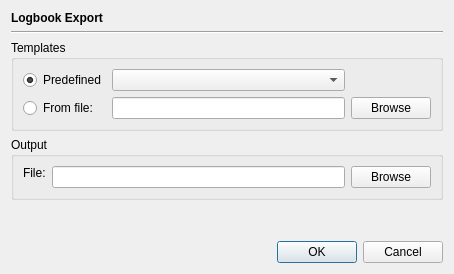
<?xml version="1.0" encoding="UTF-8"?>
<ui version="4.0">
 <class>LogbookExportDialog</class>
 <widget class="QDialog" name="LogbookExportDialog">
  <property name="geometry">
   <rect>
    <x>0</x>
    <y>0</y>
    <width>454</width>
    <height>274</height>
   </rect>
  </property>
  <property name="windowTitle">
   <string>Dialog</string>
  </property>
  <layout class="QVBoxLayout" name="verticalLayout">
   <item>
    <widget class="QLabel" name="label">
     <property name="font">
      <font>
       <bold>true</bold>
      </font>
     </property>
     <property name="text">
      <string>Logbook Export</string>
     </property>
    </widget>
   </item>
   <item>
    <widget class="Line" name="line">
     <property name="orientation">
      <enum>Qt::Orientation::Horizontal</enum>
     </property>
    </widget>
   </item>
   <item>
    <widget class="QGroupBox" name="groupBox">
     <property name="title">
      <string>Templates</string>
     </property>
     <layout class="QGridLayout" name="gridLayout_2">
      <item row="1" column="0">
       <widget class="QRadioButton" name="fromFileButton">
        <property name="text">
         <string>From file:</string>
        </property>
        <attribute name="buttonGroup">
         <string notr="true">buttonGroup</string>
        </attribute>
       </widget>
      </item>
      <item row="0" column="0">
       <widget class="QRadioButton" name="predefinedButton">
        <property name="text">
         <string>Predefined</string>
        </property>
        <property name="checked">
         <bool>true</bool>
        </property>
        <attribute name="buttonGroup">
         <string notr="true">buttonGroup</string>
        </attribute>
       </widget>
      </item>
      <item row="1" column="1">
       <widget class="QLineEdit" name="templateFilenameField"/>
      </item>
      <item row="0" column="1">
       <widget class="QComboBox" name="templateBox">
        <property name="sizePolicy">
         <sizepolicy hsizetype="Preferred" vsizetype="Fixed">
          <horstretch>1</horstretch>
          <verstretch>0</verstretch>
         </sizepolicy>
        </property>
       </widget>
      </item>
      <item row="1" column="2">
       <widget class="QPushButton" name="templateBrowseButton">
        <property name="text">
         <string>Browse</string>
        </property>
       </widget>
      </item>
     </layout>
    </widget>
   </item>
   <item>
    <widget class="QGroupBox" name="groupBox">
     <property name="title">
      <string>Output</string>
     </property>
     <layout class="QGridLayout" name="gridLayout">
      <item row="0" column="0">
       <widget class="QLabel" name="label_3">
        <property name="text">
         <string>File:</string>
        </property>
        <property name="alignment">
         <set>Qt::AlignmentFlag::AlignLeading|Qt::AlignmentFlag::AlignLeft|Qt::AlignmentFlag::AlignTop</set>
        </property>
       </widget>
      </item>
      <item row="0" column="1">
       <widget class="QLineEdit" name="filenameField"/>
      </item>
      <item row="0" column="2">
       <widget class="QPushButton" name="browseButton">
        <property name="text">
         <string>Browse</string>
        </property>
       </widget>
      </item>
     </layout>
    </widget>
   </item>
   <item>
    <spacer name="verticalSpacer">
     <property name="orientation">
      <enum>Qt::Orientation::Vertical</enum>
     </property>
     <property name="sizeHint" stdset="0">
      <size>
       <width>20</width>
       <height>40</height>
      </size>
     </property>
    </spacer>
   </item>
   <item>
    <widget class="QDialogButtonBox" name="buttonBox">
     <property name="orientation">
      <enum>Qt::Orientation::Horizontal</enum>
     </property>
     <property name="standardButtons">
      <set>QDialogButtonBox::StandardButton::Cancel|QDialogButtonBox::StandardButton::Ok</set>
     </property>
    </widget>
   </item>
  </layout>
 </widget>
 <tabstops>
  <tabstop>predefinedButton</tabstop>
  <tabstop>templateBox</tabstop>
  <tabstop>fromFileButton</tabstop>
  <tabstop>templateFilenameField</tabstop>
  <tabstop>templateBrowseButton</tabstop>
  <tabstop>filenameField</tabstop>
  <tabstop>browseButton</tabstop>
 </tabstops>
 <resources/>
 <connections>
  <connection>
   <sender>buttonBox</sender>
   <signal>accepted()</signal>
   <receiver>LogbookExportDialog</receiver>
   <slot>accept()</slot>
   <hints>
    <hint type="sourcelabel">
     <x>226</x>
     <y>148</y>
    </hint>
    <hint type="destinationlabel">
     <x>226</x>
     <y>85</y>
    </hint>
   </hints>
  </connection>
  <connection>
   <sender>buttonBox</sender>
   <signal>rejected()</signal>
   <receiver>LogbookExportDialog</receiver>
   <slot>reject()</slot>
   <hints>
    <hint type="sourcelabel">
     <x>226</x>
     <y>148</y>
    </hint>
    <hint type="destinationlabel">
     <x>226</x>
     <y>85</y>
    </hint>
   </hints>
  </connection>
 </connections>
 <buttongroups>
  <buttongroup name="buttonGroup"/>
 </buttongroups>
</ui>
